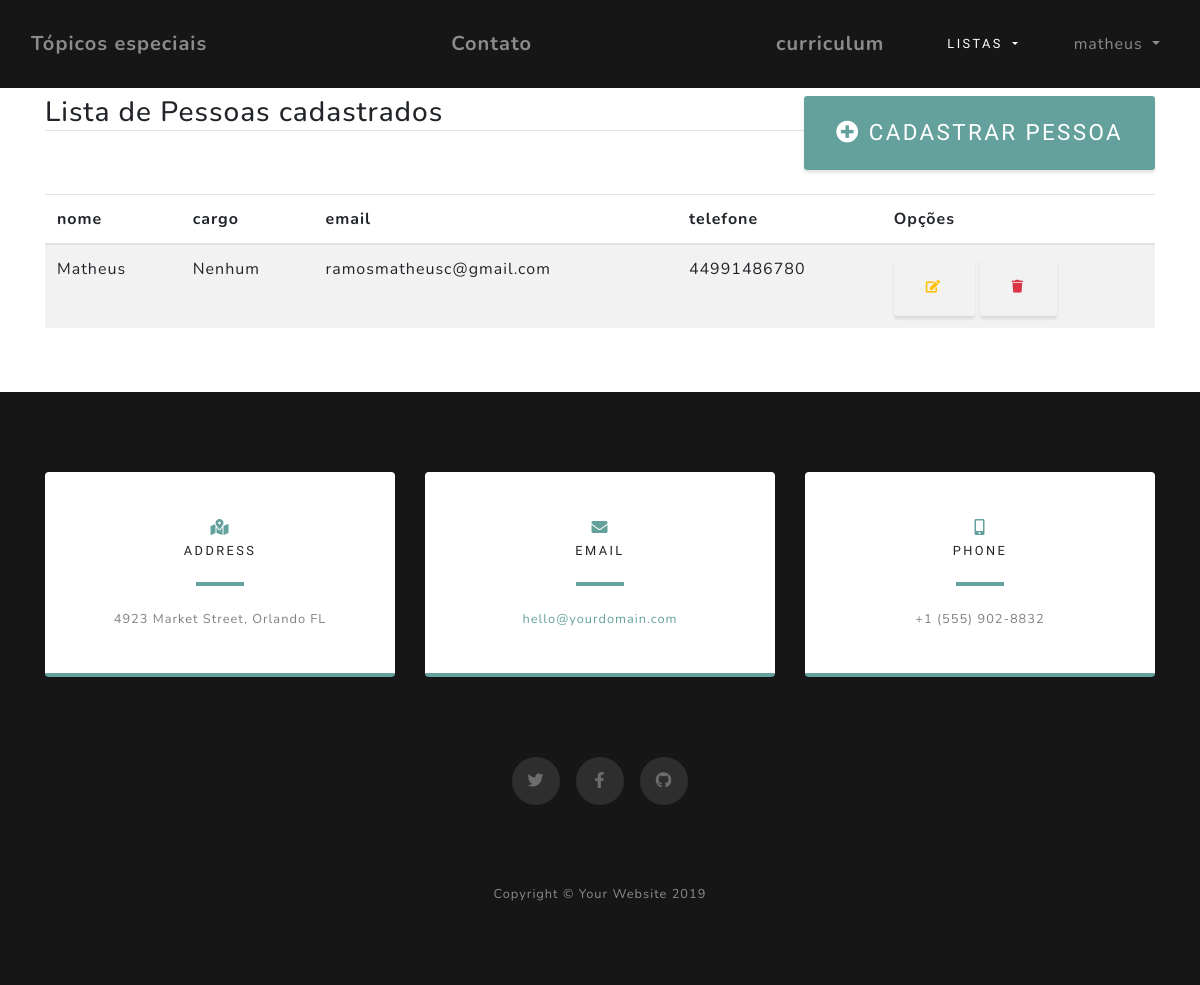
The app's page /listar/pessoa/ (signed in) with its own data.
### adocao/models.py (models this page shows, shortened)
class Pessoa(models.Model):
    nome = models.CharField(max_length=50)
    cargo = models.CharField(max_length=100)
    email = models.CharField(max_length=50)
    telefone = models.CharField(max_length=100)
    tipoUsuario = models.CharField(max_length=100)

### adocao/views.py (the view)
# urls.py: path('listar/pessoa/', PessoaList.as_view(), name="listar-pessoa"),
class PessoaList(LoginRequiredMixin, ListView):
    model = Pessoa
    template_name = "adocao/listas/list_pessoa.html"

### adocao/templates/adocao/listas/list_pessoa.html (shortened to what this page needs)
{% extends 'adocao/base.html' %}
{% load static %}
{% block conteudo %}
<div class="container py-5">
    <div class="row mt-5">
        <div class="col-lg">
            <h3 class="border-bottom">
                Lista de Pessoas cadastrados
                <a href="{% url 'cadastrar-pessoa' %}" class="float-right btn btn-primary btn-sm">
                    <i class="fa fa-plus-circle" aria-hidden="true"></i>
                    Cadastrar Pessoa
                </a>
            </h3>
        </div>
    </div>
    <div class="row">
        <div class="col-lg mt-4">
            <table class="table table-striped">
                <thead>
                    <tr>
                        <th>nome</th>
                        <th>cargo</th>
                        <th>email</th>
                        <th>telefone</th>
                        <th>Opções</th>
                    </tr>
                </thead>
                <tbody>
                    {% for obj in object_list %}
                    <tr>
                        <td>{{ obj.nome }}</td>
                        <td>{{ obj.cargo }}</td>
                        <td>{{ obj.email }}</td>
                        <td>{{ obj.telefone }}</td>
                        <td>
                            <a href="{% url 'alterar-pessoa' obj.pk %}" class="btn btn-outline-warning btn-sm">
                                <i class="fas fa-edit"></i>
                            </a>
                            <a href="{% url 'delete-pessoa' obj.pk %}" class="btn btn-outline-danger btn-sm">
                                <i class="fa fa-trash" aria-hidden="true"></i>
                            </a>
                        </td>
                    </tr>
                    {% empty %}
                    <tr>
                        <td colspan="100%">Nenhum animal cadastrado</td>
                    </tr>
                    {% endfor %}
                </tbody>
            </table>
        </div>
    </div>
</div>
{% endblock %}

### adocao/templates/adocao/base.html (shortened to what this page needs)
{% load static %}
<!DOCTYPE html>
<html lang="en">
<head>
  <link href="{% static 'vendor/bootstrap/css/bootstrap.min.css' %}" rel="stylesheet">
  <link href="{% static 'vendor/fontawesome-free/css/all.min.css' %}" rel="stylesheet">
  <link href="{% static '/css/grayscale.css' %}" rel="stylesheet">
</head>
<body id="page-top">
  {% block navbar %}
  <nav class="navbar navbar-expand-lg navbar-black fixed-top" id="mainNav">
    <div class="container">
      <a class="navbar-brand js-scroll-trigger" href="{% url 'index' %}">Tópicos especiais</a>
      <a class="navbar-brand js-scroll-trigger" href="{% url 'contato' %}">Contato</a>
      <a class="navbar-brand js-scroll-trigger" href="{% url 'curriculum' %}">curriculum</a>
    </div>
    <div class="dropdown">
      <a class="btn btn-secondary dropdown-toggle btncolor" href="#" role="button" id="dropdownMenuLink"
        data-toggle="dropdown" aria-haspopup="true" aria-expanded="false">
        Listas
      </a>
    </div>
    <ul class="navbar-nav ml-auto">
      {% if request.user.is_authenticated %}
      <li class="nav-item dropdown">
        <a class="nav-link dropdown-toggle" href="#" id="navbarDropdown" role="button" data-toggle="dropdown"
          aria-haspopup="true" aria-expanded="false">
          {{ request.user.username }}
        </a>
      </li>
      {% endif %}
    </ul>
  </nav>
  {% endblock %}
  {% block conteudo %}{% endblock %}
  {% block section %}
  <section class="contact-section bg-black">
    <div class="container">
      <div class="row">
        <div class="col-md-4 mb-3 mb-md-0">
          <div class="card py-4 h-100">
            <div class="card-body text-center">
              <i class="fas fa-map-marked-alt text-primary mb-2"></i>
              <h4 class="text-uppercase m-0">Address</h4>
              <hr class="my-4">
              <div class="small text-black-50">4923 Market Street, Orlando FL</div>
            </div>
          </div>
        </div>
        <div class="col-md-4 mb-3 mb-md-0">
          <div class="card py-4 h-100">
            <div class="card-body text-center">
              <i class="fas fa-envelope text-primary mb-2"></i>
              <h4 class="text-uppercase m-0">Email</h4>
              <hr class="my-4">
              <div class="small text-black-50">
                <a href="#">hello@yourdomain.com</a>
              </div>
            </div>
          </div>
        </div>
        <div class="col-md-4 mb-3 mb-md-0">
          <div class="card py-4 h-100">
            <div class="card-body text-center">
              <i class="fas fa-mobile-alt text-primary mb-2"></i>
              <h4 class="text-uppercase m-0">Phone</h4>
              <hr class="my-4">
              <div class="small text-black-50">+1 (555) 902-8832</div>
            </div>
          </div>
        </div>
      </div>
      <div class="social d-flex justify-content-center">
        <a href="#" class="mx-2">
          <i class="fab fa-twitter"></i>
        </a>
        <a href="#" class="mx-2">
          <i class="fab fa-facebook-f"></i>
        </a>
        <a href="#" class="mx-2">
          <i class="fab fa-github"></i>
        </a>
      </div>
    </div>
  </section>
  {% endblock %}
  {% block footer %}
  <footer class="bg-black small text-center text-white-50">
    <div class="container">
      Copyright &copy; Your Website 2019
    </div>
  </footer>
  {% endblock %}
</body>
</html>

### static/css/grayscale.css (style rules this page uses)
#mainNav { min-height: 56px; background-color: #fff; background: #161616 !important; }
.btncolor { background: #161616 !important; }
#mainNav .navbar-brand { color: #161616; font-weight: 700; padding: .9rem 0; }
@media (min-width: 992px) { #mainNav { padding-top: 0; padding-bottom: 0; border-bottom: none; background-color: transparent; -webkit-transition: background-color 0.3s ease-in-out; transition: background-color 0.3s ease-in-out; } }
@media (min-width: 992px) { #mainNav .navbar-brand { padding: .5rem 0; color: rgba(255, 255, 255, 0.5); } }
@media (min-width: 992px) { #mainNav .nav-link { -webkit-transition: none; transition: none; padding: 2rem 1.5rem; color: rgba(255, 255, 255, 0.5); } }
.btn { -webkit-box-shadow: 0 0.1875rem 0.1875rem 0 rgba(0, 0, 0, 0.1) !important; box-shadow: 0 0.1875rem 0.1875rem 0 rgba(0, 0, 0, 0.1) !important; padding: 1.25rem 2rem; font-family: 'Varela Round'; font-size: 80%; text-transform: uppercase; letter-spacing: .15rem; border: 0; }
.btn-primary { background-color: #64a19d; }
.contact-section { padding: 5rem 0 0; }
.contact-section .card { border: 0; border-bottom: 0.25rem solid #64a19d; }
.contact-section .card h4 { font-size: 0.8rem; font-family: 'Varela Round'; text-transform: uppercase; letter-spacing: 0.15rem; }
.contact-section .card hr { border-color: #64a19d; border-width: 0.25rem; width: 3rem; }
.contact-section .social { margin-top: 5rem; }
.contact-section .social a { text-align: center; height: 3rem; width: 3rem; background: rgba(255, 255, 255, 0.1); border-radius: 100%; line-height: 3rem; color: rgba(255, 255, 255, 0.3); }
body { font-family: 'Nunito'; letter-spacing: 0.0625em; }
a { color: #64a19d; }
.bg-black { background-color: #161616 !important; }
.text-primary { color: #64a19d !important; }
footer { padding: 5rem 0; }

### records on screen
Pessoa: nome "Matheus", cargo "Nenhum", email "ramosmatheusc@gmail.com", telefone "44991486780"

### other values on screen
{{ request.user.username }} "matheus"
